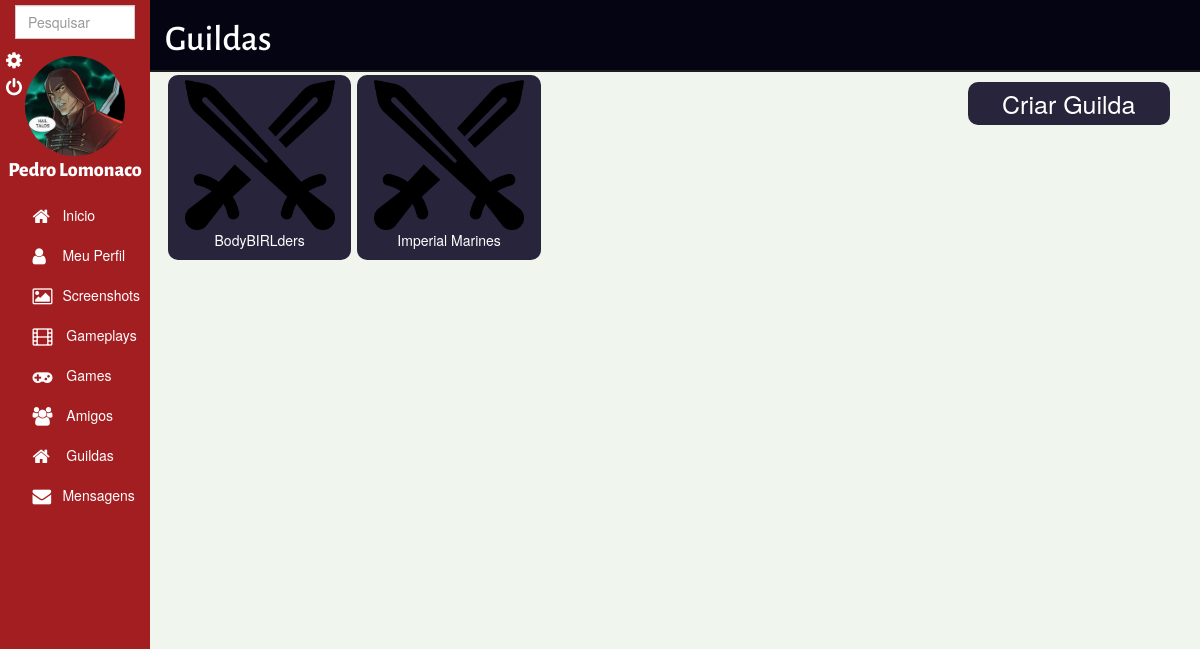
The page /guilds.php?user_id=1 (signed in) on the database its author committed.
### tables this page shows
CREATE TABLE `guilds_users` (
  `rel_id` int(10) UNSIGNED NOT NULL,
  `guild_id` int(10) UNSIGNED NOT NULL,
  `user_id` int(10) UNSIGNED NOT NULL,
  `user_type` int(10) UNSIGNED NOT NULL
);

CREATE TABLE `guilds` (
  `id` int(10) UNSIGNED NOT NULL,
  `name` varchar(128) NOT NULL,
  `type` varchar(128) NOT NULL,
  `privacy` int(11) NOT NULL,
  `image` varchar(512) DEFAULT NULL,
  `removed` int(11) NOT NULL
);

### guilds.php (the view, shortened to what this page needs)
<!DOCTYPE html>
<?php
$user_id = $_GET['user_id'];
$user_id = stripcslashes ($user_id);
$user_id = mysql_real_escape_string ($user_id);
?>
<html>
    <head>
        <link href="_bootstrap/css/bootstrap.min.css" rel="stylesheet">
        <link rel="stylesheet" type="text/css" href="_css/guilds.css">
    </head>
    <body>
        <header>
            <?php
                include("default_header.php");
            ?>
        </header>
        <section class="container-fluid" id="page-content">
            <div id="title" class="col-lg-12">
                <h1>Guildas</h1>
            </div>
            <aside class="col-lg-3 pull-right">
                <div>
                    <div id="createGuild" class="col-lg-12">
                        <a class="btn-primary btn-block" href='create_guild.php'>Criar Guilda</a>
                    </div>
                </div>
            </aside >
            <div id="guildContet" class="col-lg-9 pull-right">
                <?php
                    include './_method/mysql_connect.php';
                    $query_guilds_name = "SELECT * FROM `guilds_users` WHERE `user_id` = '".$user_id."'";
                    $query_guilds      = mysqli_query ($conn, $query_guilds_name);
                    if ($query_guilds and mysqli_num_rows ($query_guilds) > 0)
                    {
                          while ($guilds_rows = mysqli_fetch_row ($query_guilds))
                          {
                              $guild_identifier    = $guilds_rows[1];
                              $query_guildsid_name = "SELECT * FROM `guilds` WHERE `id` = '".$guild_identifier."' LIMIT 1";
                              $query_guildsid      = mysqli_query ($conn, $query_guildsid_name);
                              $guildsid_rows       = mysqli_fetch_row ($query_guildsid);
                              $guild_name          = $guildsid_rows[1];
                              echo "<div id= 'guild' class='col-lg-3'>";
                                echo "<div id='guildContent' class='col-lg-12'>";
                                    echo "<a href = 'show_guild.php?guild_id=".$guild_identifier."'>";
                                        echo "<div class='row'>";
                                        if (!empty ($guildsid_rows[4]))
                                            echo"<img src='".$guildsid_rows[4]."'/>";
                                        else
                                            echo"<img src='_imagens/guild_pic/sword.png'/>";
                                        echo"</div>";
                                        echo"<div class='row'>";
                                            echo" <p>".$guild_name."</p> ";
                                        echo"</div>";
                                    echo "</a>";
                                echo "</div>";
                              echo "</div>";
                          }
                    }
                ?>
            </div>
        </section>
    </body>
</html>

### _css/guilds.css (style rules this page uses)
#page-content { padding: 0px; }
#title { font-family: AlegreyaSans-Medium; color:white; border-bottom: 2px #1d1d1d solid; background-color: #050412; }
aside { padding: 0px; }
#createGuild .btn-primary { padding: 4px 8px 4px 8px; color: white; border-radius: 10px; text-align: center; background-color: #28243b; font-size: 25px; margin-top: 10px; }
#guild { padding: 3px; }
#guildContent { background-color: #28243b; color: white; border-radius: 10px; text-align: center; padding: 5px 5px 0px 5px; }
#guild a { color:white; }
#guild img { height: 150px; width:150px; }
#guildContet { overflow-y: auto; height: 550px; }

### _css/default_header.css (style rules this page uses)
body { background-image: linear-gradient(to bottom, #f0f5ee,#f0f5ee); }
#page-content { margin-left: 150px; }

### rows shown on the page
guilds_users: guild.name "BodyBIRLders"
guilds_users: guild.name "Imperial Marines"

### other values the page prints
$_SESSION["name"] "Pedro Lomonaco"
